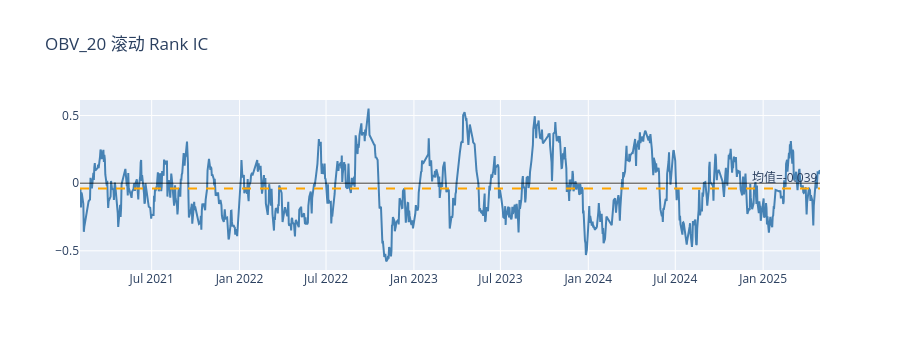

The code cell stored with this chart in its notebook:
### Markdown cell above
## 3. 最佳因子的滚动 IC

### Code cell
top_factor_name = ic_summary.index[0]
print(f'IC 最高因子: {top_factor_name}  IC={ic_summary.loc[top_factor_name, "IC"]:.4f}')

rolling_ic = calc_rolling_ic(factor_df[top_factor_name], klines, forward_bars=60)

fig = go.Figure()
fig.add_trace(go.Scatter(x=rolling_ic.index, y=rolling_ic.values,
                          mode='lines', name='20日滚动 IC',
                          line=dict(color='steelblue')))
fig.add_hline(y=0, line_color='black', line_width=0.8)
fig.add_hline(y=rolling_ic.mean(), line_dash='dash', line_color='orange',
               annotation_text=f'均值={rolling_ic.mean():.3f}')
fig.update_layout(title=f'{top_factor_name} 滚动 Rank IC', height=350)
fig.show()

icir = rolling_ic.mean() / rolling_ic.std()
print(f'ICIR: {icir:.4f}   IC>0 比例: {(rolling_ic > 0).mean():.1%}')

### Figure 1 — Plotly figure (JSON) as saved in the notebook; plotly's stock layout.template omitted (floating-point values rounded to 4 significant figures; data arrays with more than 128 entries replaced by an {"elided": "..."} marker saying what was removed)
{"data": [{"line": {"color": "steelblue"}, "mode": "lines", "name": "20日滚动 IC", "type": "scatter", "x": {"elided": "1027 str values"}, "y": {"elided": "1027 float values"}}], "layout": {"annotations": [{"showarrow": false, "text": "均值=-0.039", "x": 1, "xanchor": "right", "xref": "x domain", "y": -0.03866, "yanchor": "bottom", "yref": "y"}], "height": 350, "shapes": [{"line": {"color": "black", "width": 0.8}, "type": "line", "x0": 0, "x1": 1, "xref": "x domain", "y0": 0, "y1": 0, "yref": "y"}, {"line": {"color": "orange", "dash": "dash"}, "type": "line", "x0": 0, "x1": 1, "xref": "x domain", "y0": -0.03866, "y1": -0.03866, "yref": "y"}], "title": {"text": "OBV_20 滚动 Rank IC"}}}
